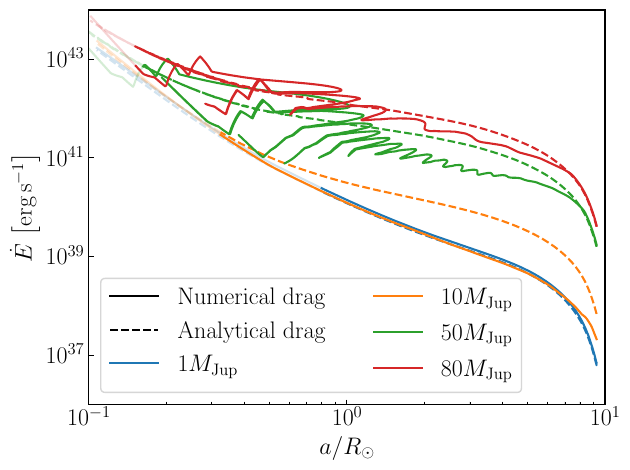

Here is the Python script that generated this plot:
import numpy as np
import matplotlib.pyplot as plt
import argparse
import rytools as rt
import matplotlib

rt.plot.plottex()
cgs = rt.units.get_cgs(source = 'MESA')

parser = argparse.ArgumentParser()
parser.add_argument("-i", "--inputdata", help = "Directory with data", required = True)
args = parser.parse_args()

masses = np.array([1, 10, 50, 80], dtype = int)
r_of_m = rt.planets.mass_radius_relation()
radii = r_of_m(masses) * cgs['RJUP']
models = ['total']
colors = plt.rcParams['axes.prop_cycle'].by_key()['color']
lss = ['dashed', 'solid']

data = {}
data['analytical'] = {}
data['numerical'] = {}

data['analytical'] = np.empty(len(masses), dtype = dict)
data['numerical'] = np.empty(len(masses), dtype = dict)
for i in range(len(masses)):
    data['analytical'][i] = {}
    data['numerical'][i] = {}

nsamples = [-1, -1, -1, -1]
samples = [False] * 4

# Load data and compute
for midx, mass in enumerate(masses):
    for model_idx, model in enumerate(models):
        sim_path = args.inputdata + "inspirals/analytical-drag/%s/" % mass
        data['analytical'][midx][model] = rt.planets.load_orbint_output(sim_path + 'output-%s.txt' % model, sim_path + 'scalars.txt', profile_path = args.inputdata + '10rsun_profile.data', sample = samples[midx], nsamples = nsamples[midx], compute_derived = {'deltae_from_forces': False, 'L_emergent': False})
        sim_path = args.inputdata + "inspirals/numerical-drag/%s/" % mass
        data['numerical'][midx][model] = rt.planets.load_orbint_output(sim_path + 'output-%s.txt' % model, sim_path + 'scalars.txt', profile_path = args.inputdata + '10rsun_profile.data', sample = samples[midx], nsamples = nsamples[midx], compute_derived = {'deltae_from_forces': False, 'L_emergent': False})

# Plot
fig, ax = plt.subplots()
for midx, mass in enumerate(masses):
    for model_idx, model in enumerate(models):
        if model_idx == len(models) - 1: legend = str(mass) + r'$M_\text{Jup}$'
        else: legend = None
        d = data['analytical'][midx][model]
        ax.plot(d['r'][d['survived']] / cgs['RSUN'], - d['edot_from_forces']['total'][d['survived']], color = colors[midx], ls = 'dashed')
        ax.plot(d['r'][d['destroyed']['total']] / cgs['RSUN'], - d['edot_from_forces']['total'][d['destroyed']['total']], color = colors[midx], alpha = 0.2, ls = 'dashed')
        d = data['numerical'][midx][model]
        ax.plot(d['r'][d['survived']] / cgs['RSUN'], - d['edot_from_forces']['total'][d['survived']], color = colors[midx], label = legend)
        ax.plot(d['r'][d['destroyed']['total']] / cgs['RSUN'], - d['edot_from_forces']['total'][d['destroyed']['total']], color = colors[midx], alpha = 0.2)


ax.set_xscale('log')

ax.set_xlim(1e-1, 1e1)
ax.set_ylim(1e36, 1e44)

handles, labels = ax.get_legend_handles_labels()
line = matplotlib.lines.Line2D([0], [0], color='black', ls = 'dashed', label = 'Analytical drag')
handles.insert(0,line) 
line = matplotlib.lines.Line2D([0], [0], color='black', label = 'Numerical drag')
handles.insert(0,line) 

ax.legend(handles = handles, loc = 'lower left', ncol = 2)
ax.tick_params(which = 'both', direction = 'in')
ax.set_yscale('log')
ax.set_xlabel(r'$a/R_\odot$')
ax.set_ylabel(r'$\dot{E}$ $\ls\si{\erg\per\second}\rs$')
plt.tight_layout()
plt.savefig('9.pdf', bbox_inches = 'tight')
plt.close()
